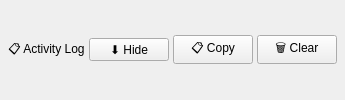
     <widget class="QFrame" name="logControlBar">
      <layout class="QHBoxLayout" name="logCtrlLayout">
       <property name="spacing">
        <number>4</number>
       </property>
       <property name="leftMargin">
        <number>8</number>
       </property>
       <property name="topMargin">
        <number>4</number>
       </property>
       <property name="rightMargin">
        <number>8</number>
       </property>
       <property name="bottomMargin">
        <number>4</number>
       </property>
       <item>
        <widget class="QLabel" name="lblLogTitle">
         <property name="text">
          <string>📋 Activity Log</string>
         </property>
        </widget>
       </item>
       <item>
        <spacer name="logSpacer">
         <property name="orientation">
          <enum>Qt::Horizontal</enum>
         </property>
         <property name="sizeHint" stdset="0">
          <size>
           <width>0</width>
           <height>0</height>
          </size>
         </property>
        </spacer>
       </item>
       <item>
        <widget class="QPushButton" name="btnToggleLog">
         <property name="text">
          <string>⬇ Hide</string>
         </property>
        </widget>
       </item>
       <item>
        <widget class="QPushButton" name="btnCopyLog">
         <property name="text">
          <string>📋 Copy</string>
         </property>
        </widget>
       </item>
       <item>
        <widget class="QPushButton" name="btnClearLog">
         <property name="text">
          <string>🗑 Clear</string>
         </property>
        </widget>
       </item>
      </layout>
     </widget>
